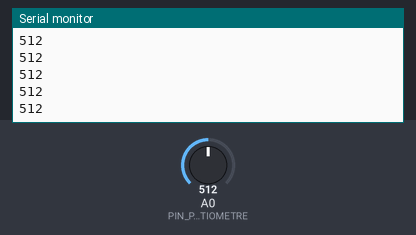
Bench run of a sketch on a simulated Arduino Uno, built with avr-gcc and run on an emulated ATmega328P. On the bench: the last lines printed to the serial monitor. Inputs (shaded band) come from the test bench; at power-on: A0 (PIN_POTENTIOMETRE) = 512.

Above: at 1.2 s.
1.3 s: A0 (PIN_POTENTIOMETRE) set to 716
At 1.56 s:
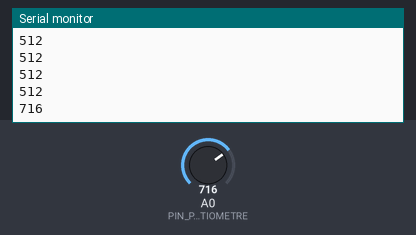
2.8 s: A0 (PIN_POTENTIOMETRE) set to 900
At 2.96 s:
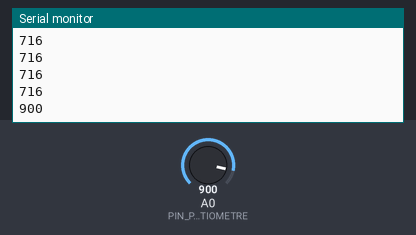
Timing chart, 0 to 5.8 s (numbered marks = the images above; inputs shaded):
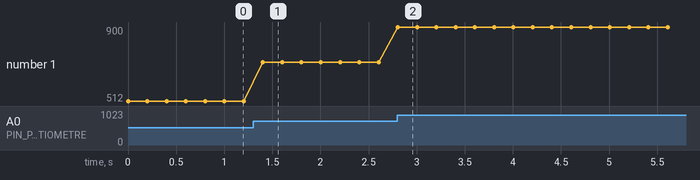

Measured:
- after the input at 1.3 s, the serial monitor: prints a new line after 0.10 s (image 1)
- after the input at 2.8 s, the serial monitor: prints a new line at once (image 2)
- plotted number 1: 512 → 716 after the input at 1.3 s, 716 → 900 after the input at 2.8 s

The sketch:

partie3_analogique.ino
```cpp
// TP2 - Partie 3 : lecture d'une entree analogique (potentiometre sur A0)
#define PIN_POTENTIOMETRE A0

void setup() {
    pinMode(PIN_POTENTIOMETRE, INPUT);
  Serial.begin(9600);
}

void loop() {
    int value = analogRead(PIN_POTENTIOMETRE);   // 0 a 1023
  Serial.println(value);                       // println : une mesure par ligne
  delay(200);
}
```
